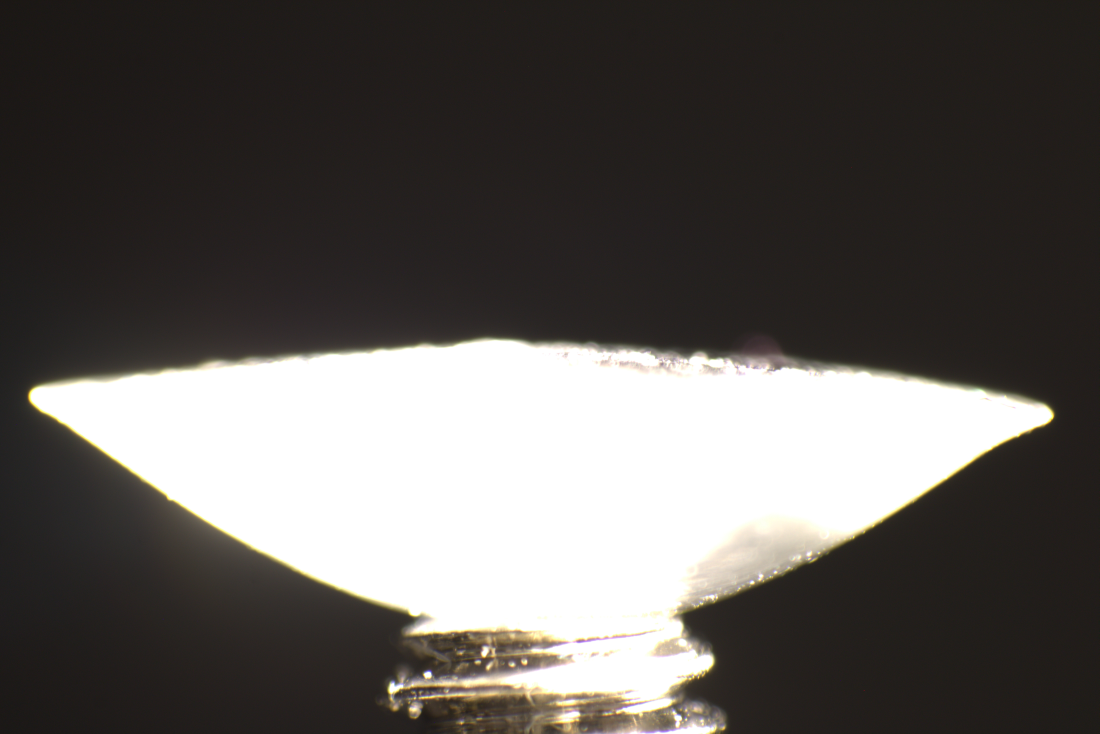
#> input picture CarletonLiquidLensImages/IMG_1284.jpg, 5496 x 3670 px (shown at 1/5 size)
$ python -i hsvtuner.py   (imports and definitions only)
#> lines starting #> are read from the running program, lines starting #| are printed output that depends on the picture; after the words box and inside, x2 and y2 are one past the last pixel; in counts of white or black regions, pixels touching at a corner belong together
#> further down, picture is the input picture: shape (3670, 5496, 3); mean B, G, R 87, 90.1, 93.7
import cv2
import numpy as np

def empty(a):
    pass

def stackImages(scale,imgArray):
    rows = len(imgArray)
    cols = len(imgArray[0])
    rowsAvailable = isinstance(imgArray[0], list)
    width = imgArray[0][0].shape[1]
    height = imgArray[0][0].shape[0]
    if rowsAvailable:
        for x in range ( 0, rows):
            for y in range(0, cols):
                if imgArray[x][y].shape[:2] == imgArray[0][0].shape [:2]:
                    imgArray[x][y] = cv2.resize(imgArray[x][y], (0, 0), None, scale, scale)
                else:
                    imgArray[x][y] = cv2.resize(imgArray[x][y], (imgArray[0][0].shape[1], imgArray[0][0].shape[0]), None, scale, scale)
                if len(imgArray[x][y].shape) == 2: imgArray[x][y]= cv2.cvtColor( imgArray[x][y], cv2.COLOR_GRAY2BGR)
        imageBlank = np.zeros((height, width, 3), np.uint8)
        hor = [imageBlank]*rows
        hor_con = [imageBlank]*rows
        for x in range(0, rows):
            hor[x] = np.hstack(imgArray[x])
        ver = np.vstack(hor)
    else:
        for x in range(0, rows):
            if imgArray[x].shape[:2] == imgArray[0].shape[:2]:
                imgArray[x] = cv2.resize(imgArray[x], (0, 0), None, scale, scale)
            else:
                imgArray[x] = cv2.resize(imgArray[x], (imgArray[0].shape[1], imgArray[0].shape[0]), None,scale, scale)
            if len(imgArray[x].shape) == 2: imgArray[x] = cv2.cvtColor(imgArray[x], cv2.COLOR_GRAY2BGR)
        hor= np.hstack(imgArray)
        ver = hor
    return ver

def tune_hsv(img):
    cv2.namedWindow("TrackBars")
    cv2.resizeWindow("TrackBars",640,240)

    cv2.createTrackbar("Hue Min","TrackBars",0,179,empty)
    cv2.createTrackbar("Hue Max","TrackBars",117,179,empty)
    cv2.createTrackbar("Sat Min","TrackBars",0,255,empty)
    cv2.createTrackbar("Sat Max","TrackBars",254,255,empty)
    cv2.createTrackbar("Val Min","TrackBars",137,255,empty)
    cv2.createTrackbar("Val Max","TrackBars",255,255,empty)
    imgHSV= cv2.cvtColor(img,cv2.COLOR_BGR2HSV)
#> imgHSV: shape (3670, 5496, 3); mean H, S, V 34.1, 38.3, 93.8
    end  = False
    while not (end):
        h_min = cv2.getTrackbarPos("Hue Min","TrackBars")
        h_max = cv2.getTrackbarPos("Hue Max", "TrackBars")
        s_min = cv2.getTrackbarPos("Sat Min", "TrackBars")
        s_max = cv2.getTrackbarPos("Sat Max", "TrackBars")
        v_min = cv2.getTrackbarPos("Val Min", "TrackBars")
        v_max = cv2.getTrackbarPos("Val Max", "TrackBars")

        lower = np.array([h_min,s_min,v_min])
        upper = np.array([h_max,s_max,v_max])

        #print(h_min,h_max,s_min,s_max,v_min,v_max)
        mask = cv2.inRange(img,lower,upper)
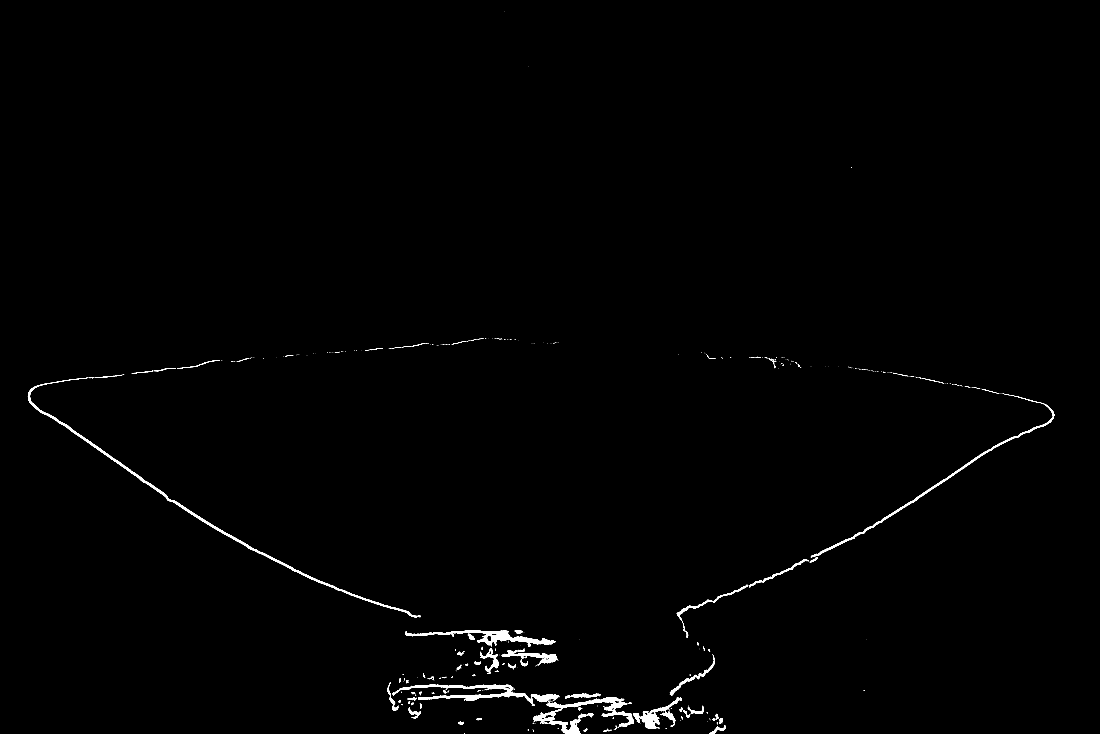
#> mask: shape (3670, 5496) (shown at 1/5 size); 0.65% white; 556 white regions (438 under 20 px), largest, box (x1, y1, x2, y2) and area: (139, 1888, 2105, 3087) 22451, (2666, 3486, 3169, 3670) 19642, (1963, 3422, 2795, 3530) 18262
        imgResult = cv2.bitwise_and(img,img,mask=mask)


        imgStack = stackImages(0.6,([img,imgHSV],[mask,imgResult]))
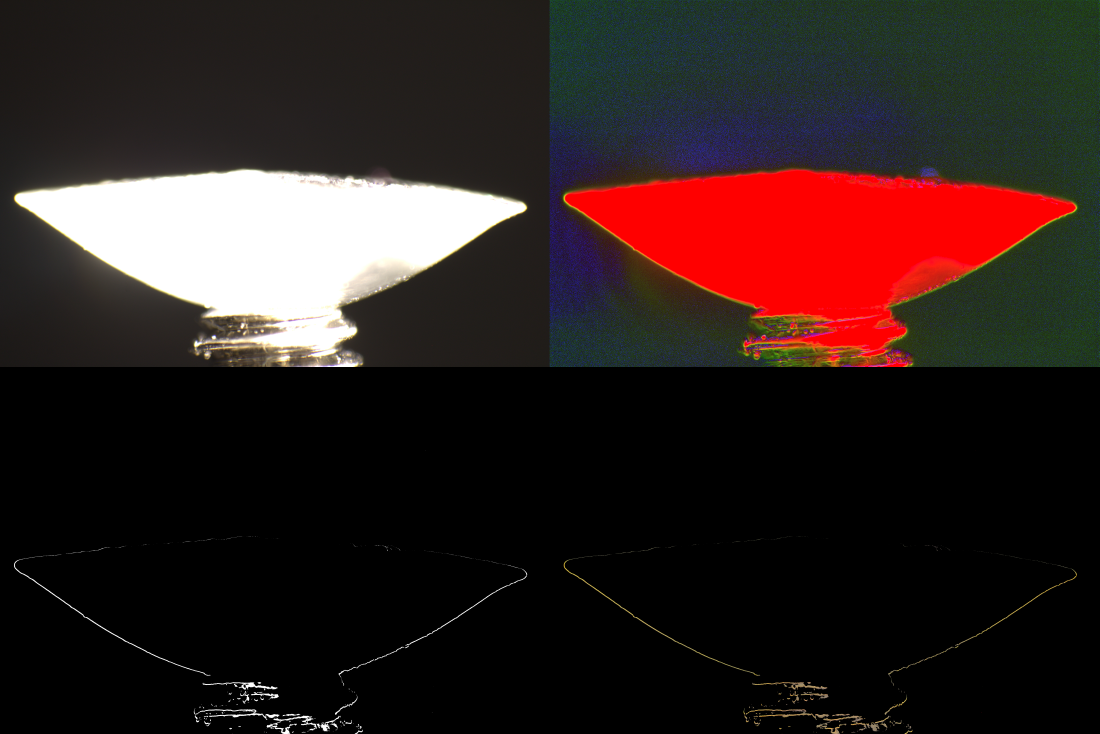
#> imgStack: shape (4404, 6596, 3) (shown at 1/6 size); mean B, G, R 30.8, 32.7, 47.6

        cv2.imshow("Image Stack", imgStack)
        key = cv2.waitKey(1)
#> (key q is pressed here)

        if key == ord('q'):
            end = True
            cv2.destroyAllWindows()
    return lower,upper

>>> import cv2
>>> picture = cv2.imread('CarletonLiquidLensImages/IMG_1284.jpg')
>>> result = tune_hsv(picture)
#> result = ([0, 0, 137], [117, 254, 255])

$ run again, on CarletonLiquidLensImages/IMG_1290.jpg
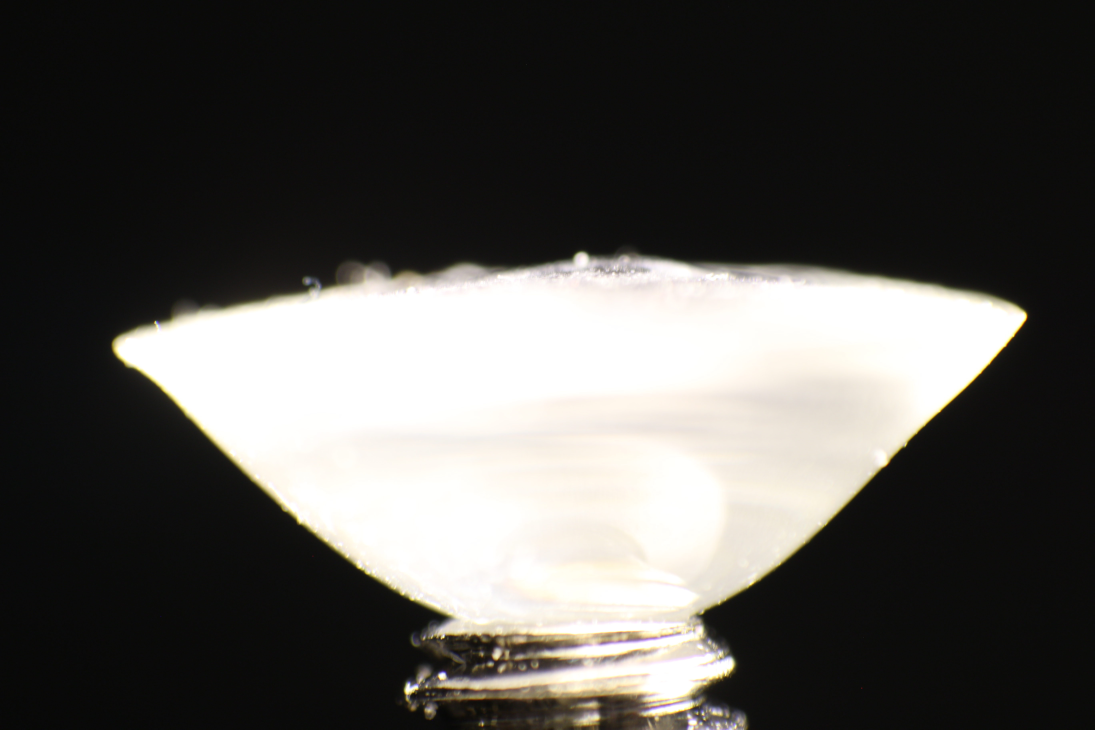
#> input picture CarletonLiquidLensImages/IMG_1290.jpg, 5472 x 3648 px (shown at 1/5 size)
#> picture is the input picture: shape (3648, 5472, 3); mean B, G, R 80.3, 83.5, 85.1
#> imgHSV: shape (3648, 5472, 3); mean H, S, V 34.3, 28.9, 85.4
#> in tune_hsv, `mask = cv2.inRange(img,lower,upper)`:
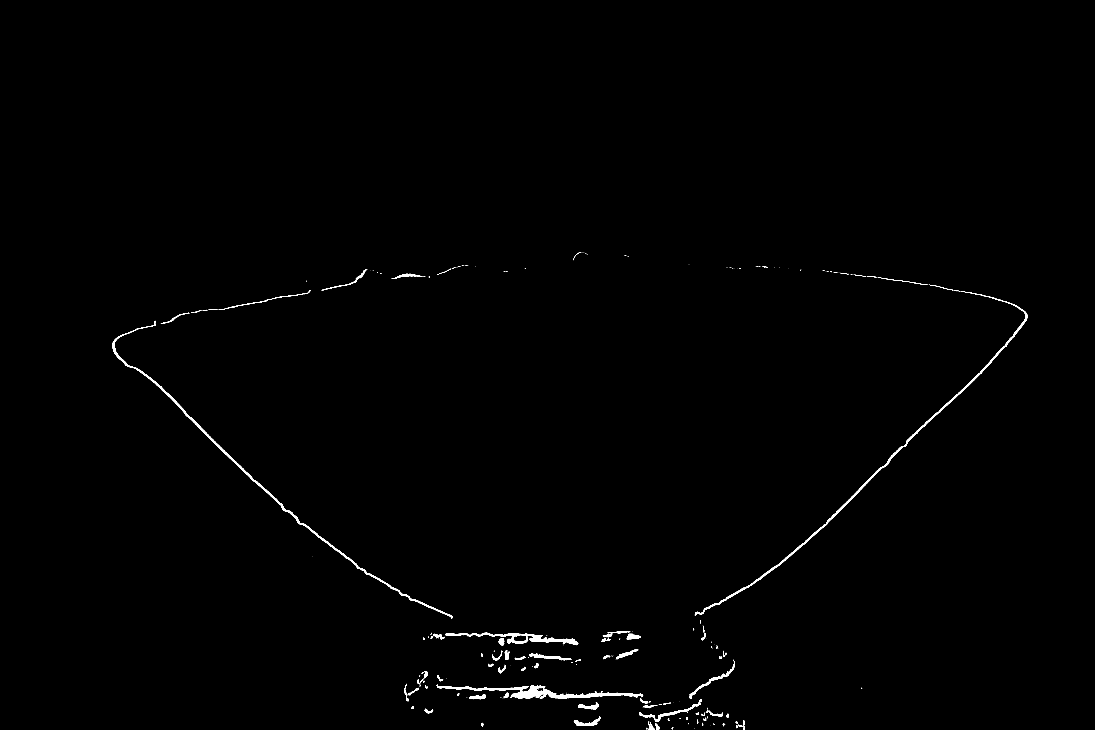
#> mask: shape (3648, 5472) (shown at 1/5 size); 0.49% white; 288 white regions (186 under 20 px), largest, box (x1, y1, x2, y2) and area: (562, 1604, 2262, 3093) 18169, (3474, 1458, 5137, 3080) 18078, (2183, 3424, 3216, 3494) 17173
#> in tune_hsv, `imgStack = stackImages(0.6,([img,imgHSV],[mask,imgResult]))`:
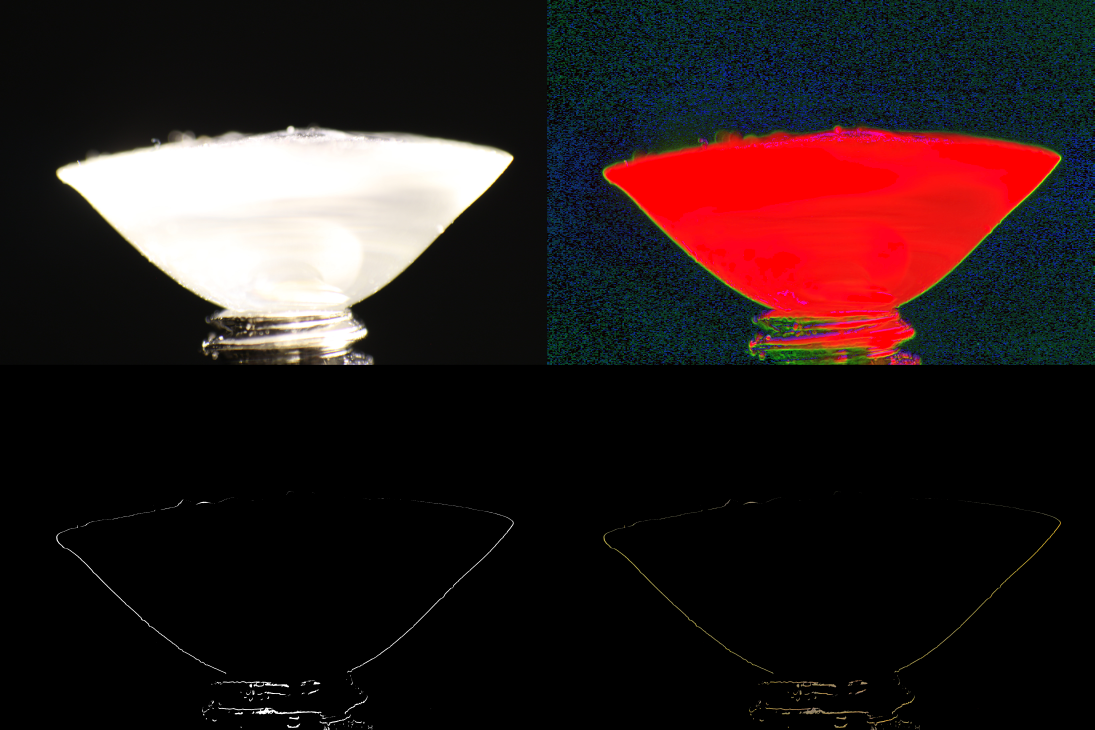
#> imgStack: shape (4378, 6566, 3) (shown at 1/6 size); mean B, G, R 29.1, 28.6, 43.1
#> result = ([0, 0, 137], [117, 254, 255])
